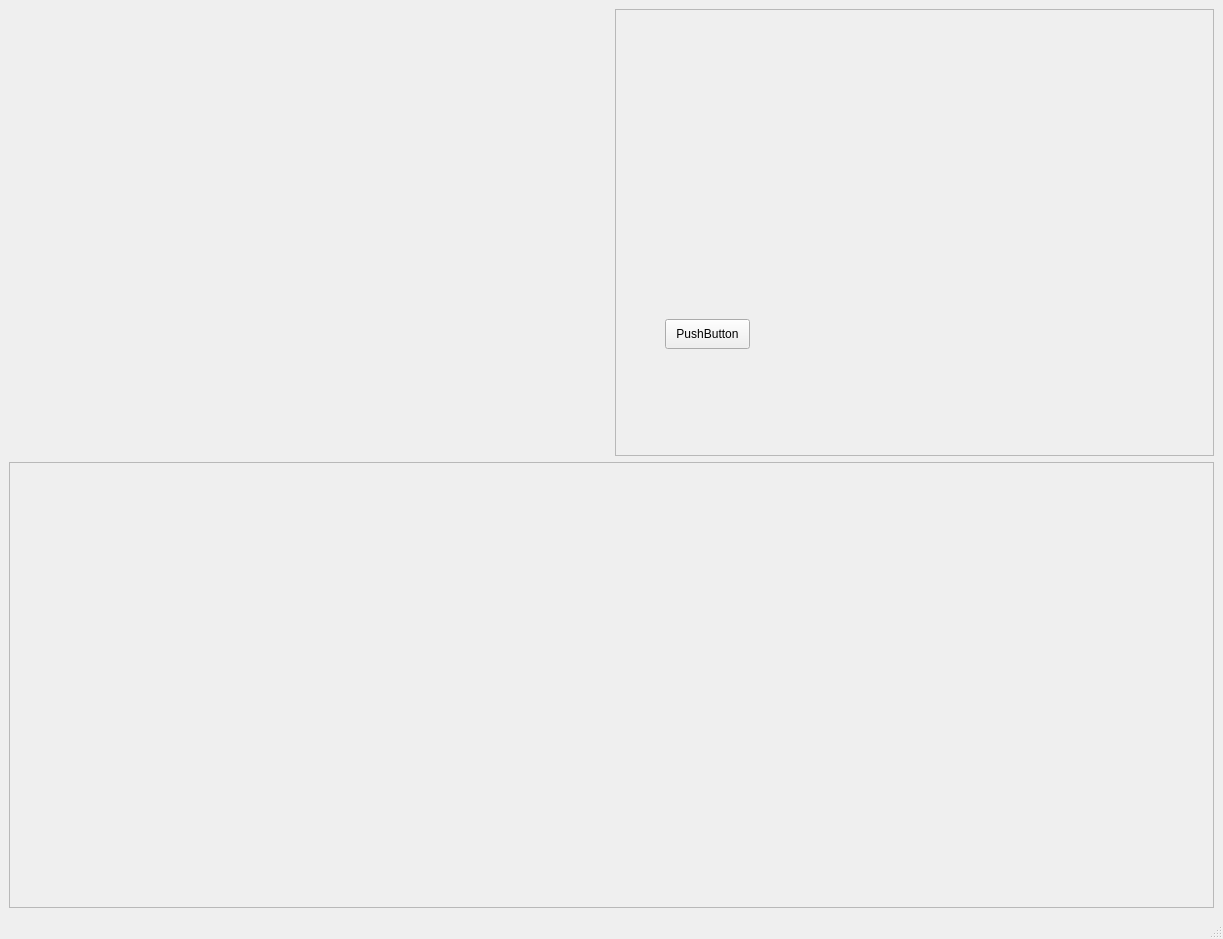
<?xml version="1.0" encoding="UTF-8"?>
<ui version="4.0">
 <class>MainWindow</class>
 <widget class="QMainWindow" name="MainWindow">
  <property name="geometry">
   <rect>
    <x>0</x>
    <y>0</y>
    <width>1223</width>
    <height>939</height>
   </rect>
  </property>
  <property name="windowTitle">
   <string>MainWindow</string>
  </property>
  <widget class="QWidget" name="centralwidget">
   <layout class="QGridLayout" name="gridLayout">
    <item row="2" column="0">
     <widget class="QFrame" name="frame_2">
      <property name="frameShape">
       <enum>QFrame::StyledPanel</enum>
      </property>
      <property name="frameShadow">
       <enum>QFrame::Raised</enum>
      </property>
     </widget>
    </item>
    <item row="1" column="0">
     <layout class="QHBoxLayout" name="horizontalLayout">
      <item>
       <widget class="QWidget" name="widget" native="true"/>
      </item>
      <item>
       <widget class="QFrame" name="frame">
        <property name="frameShape">
         <enum>QFrame::StyledPanel</enum>
        </property>
        <property name="frameShadow">
         <enum>QFrame::Raised</enum>
        </property>
        <widget class="QPushButton" name="pushButton">
         <property name="geometry">
          <rect>
           <x>50</x>
           <y>310</y>
           <width>85</width>
           <height>30</height>
          </rect>
         </property>
         <property name="text">
          <string>PushButton</string>
         </property>
        </widget>
       </widget>
      </item>
     </layout>
    </item>
   </layout>
  </widget>
  <widget class="QMenuBar" name="menubar">
   <property name="geometry">
    <rect>
     <x>0</x>
     <y>0</y>
     <width>1223</width>
     <height>26</height>
    </rect>
   </property>
  </widget>
  <widget class="QStatusBar" name="statusbar"/>
 </widget>
 <resources/>
 <connections/>
</ui>
